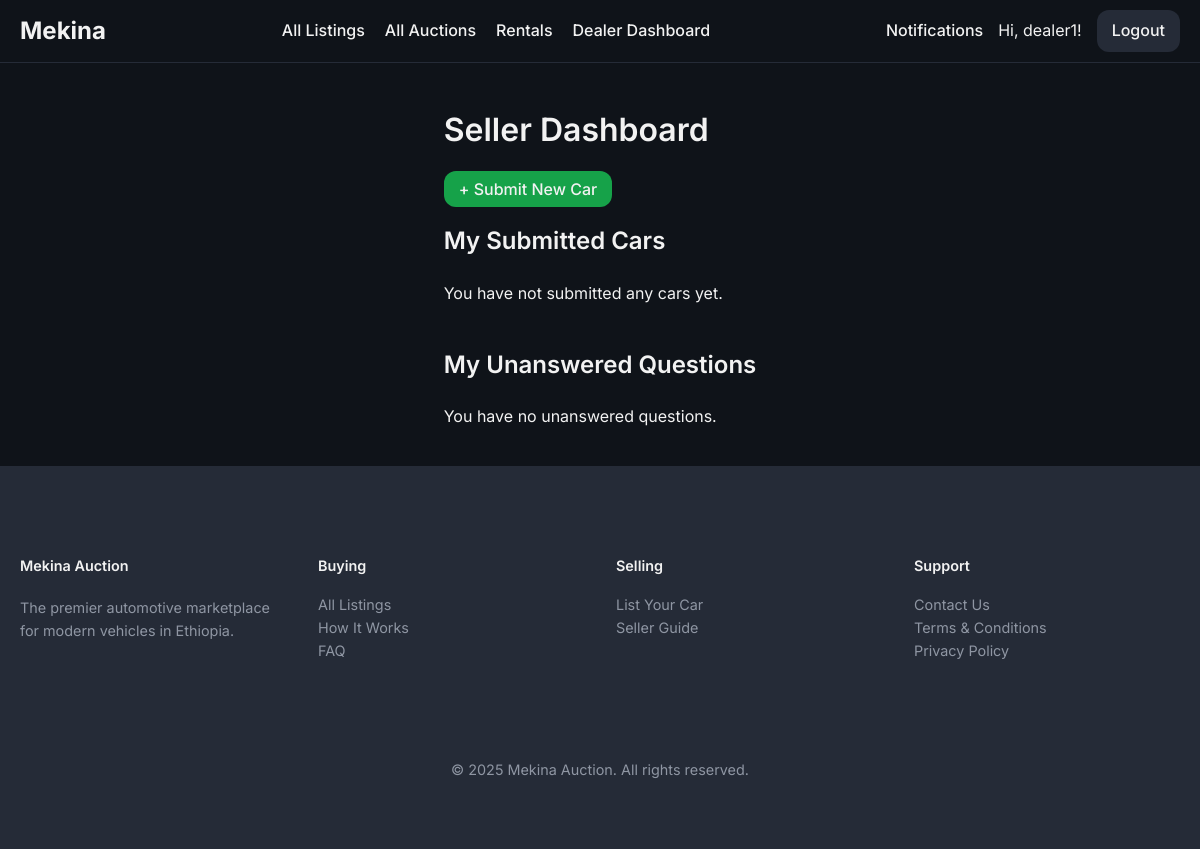
Page /seller/dashboard (signed in) on the earlier database version.
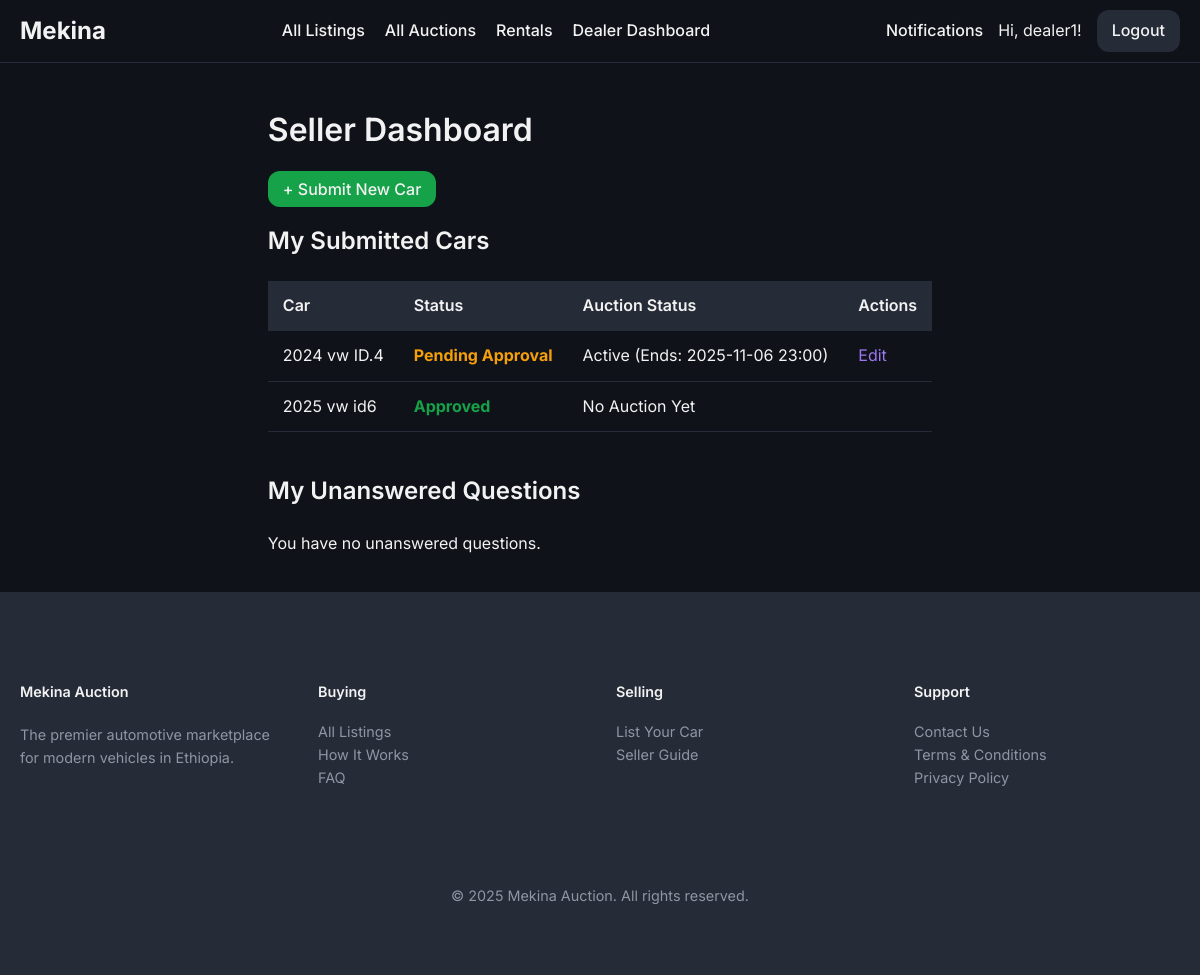
Same page on the later database version.
### models/user.py (models this page shows, shortened)
class User(UserMixin, db.Model):
    id = db.Column(db.Integer, primary_key=True)
    username = db.Column(db.String(64), index=True, unique=True, nullable=False)
    email = db.Column(db.String(120), index=True, unique=True, nullable=False)
    phone_number = db.Column(db.String(20), nullable=True)
    password_hash = db.Column(db.String(128))
    is_admin = db.Column(db.Boolean, default=False)
    is_dealer = db.Column(db.Boolean, default=False)
    is_rental_company = db.Column(db.Boolean, default=False)
    points = db.Column(db.Integer, nullable=False, default=5) # Points for dealers to bid
    cars = db.relationship('Car', backref='owner', lazy='dynamic')
    bids = db.relationship('Bid', backref='bidder', lazy='dynamic')
    dealer_bids = db.relationship('DealerBid', backref='dealer', lazy='dynamic')
    car_requests = db.relationship('CarRequest', backref='customer', lazy='dynamic')

### models/car.py (models this page shows, shortened)
class Car(db.Model):
    id = db.Column(db.Integer, primary_key=True)
    make = db.Column(db.String(64), nullable=False)
    model = db.Column(db.String(64), nullable=False)
    year = db.Column(db.Integer, nullable=False)
    description = db.Column(db.Text, nullable=True)
    owner_id = db.Column(db.Integer, db.ForeignKey('user.id'), nullable=False)
    service_history_url = db.Column(db.String(200), nullable=True)
    inspection_report_url = db.Column(db.String(200), nullable=True)
    is_approved = db.Column(db.Boolean, default=False, nullable=False)
    transmission = db.Column(db.String(50))
    drivetrain = db.Column(db.String(50))
    mileage = db.Column(db.Integer)
    fuel_type = db.Column(db.String(50))
    condition = db.Column(db.String(50)) # e.g., New, Used
    body_type = db.Column(db.String(50), nullable=True) # e.g., SUV, Sedan
    listing_type = db.Column(db.String(50), default='auction', nullable=False) # 'auction', 'sale', 'rental'
    fixed_price = db.Column(db.Float, nullable=True) # For 'sale' listing_type
    auction = db.relationship('Auction', backref='car', uselist=False) # One-to-one relationship with Auction
    rental_listing = db.relationship('RentalListing', backref='car', uselist=False)
    images = db.relationship('CarImage', backref='car', lazy=True, cascade="all, delete-orphan") # One-to-many relationship with CarImage
    equipment = db.relationship('Equipment', secondary=car_equipment_association, lazy='subquery', backref=db.backref('cars', lazy=True))

### models/auction.py (models this page shows, shortened)
class Auction(db.Model):
    id = db.Column(db.Integer, primary_key=True)
    start_time = db.Column(db.DateTime, nullable=False, default=datetime.utcnow)
    end_time = db.Column(db.DateTime, nullable=False)
    start_price = db.Column(db.Float, nullable=False)
    current_price = db.Column(db.Float, nullable=False)
    car_id = db.Column(db.Integer, db.ForeignKey('car.id'), nullable=False, unique=True)
    winner_id = db.Column(db.Integer, db.ForeignKey('user.id'), nullable=True)
    bids = db.relationship('Bid', backref='auction', lazy='dynamic', cascade="all, delete-orphan")
    questions = db.relationship('Question', back_populates='auction', lazy='dynamic', cascade="all, delete-orphan")

### routes/seller.py (the view)
@seller_bp.route('/dashboard')
@login_required
def dashboard():
    my_cars = Car.query.filter_by(owner_id=current_user.id).order_by(Car.id.desc()).all()
    my_car_ids = [car.id for car in my_cars]
    from models.auction import Auction
    my_auctions = Auction.query.filter(Auction.car_id.in_(my_car_ids)).all()
    my_auction_ids = [auction.id for auction in my_auctions]
    unanswered_questions = Question.query.filter(
        Question.auction_id.in_(my_auction_ids),
        Question.answer_text == None
    ).order_by(Question.timestamp.desc()).all()
    return render_template('seller_dashboard.html', my_cars=my_cars, unanswered_questions=unanswered_questions, now=datetime.utcnow())

### templates/seller_dashboard.html (shortened to what this page needs)
{% extends "base.html" %}
{% block content %}
    <h1>Seller Dashboard</h1>
    <div style="margin-bottom: 20px;">
        <a href="{{ url_for('seller.submit_car') }}" class="nav-button" style="background-color: hsl(var(--success)); text-decoration: none;">+ Submit New Car</a>
    </div>
    <h2>My Submitted Cars</h2>
    {% if my_cars %}
        <table>
            <thead>
                <tr>
                    <th>Car</th>
                    <th>Status</th>
                    <th>Auction Status</th>
                    <th>Actions</th>
                </tr>
            </thead>
            <tbody>
                {% for car in my_cars %}
                <tr>
                    <td>{{ car.year }} {{ car.make }} {{ car.model }}</td>
                    <td>
                        {% if car.is_approved %}
                            <span style="color: hsl(var(--success)); font-weight: bold;">Approved</span>
                        {% else %}
                            <span style="color: hsl(var(--warning)); font-weight: bold;">Pending Approval</span>
                        {% endif %}
                    </td>
                    <td>
                        {% if car.auction and car.auction.end_time > now %}
                            Active (Ends: {{ car.auction.end_time.strftime('%Y-%m-%d %H:%M') }})
                        {% elif car.auction and car.auction.end_time <= now %}
                            Expired
                        {% else %}
                            No Auction Yet
                        {% endif %}
                    </td>
                    <td>
                        {% if not car.is_approved %}<a href="{{ url_for('seller.edit_car', car_id=car.id) }}">Edit</a>{% endif %}
                    </td>
                </tr>
                {% endfor %}
            </tbody>
        </table>
    {% else %}
        <p>You have not submitted any cars yet.</p>
    {% endif %}
    <h2 style="margin-top: 40px;">My Unanswered Questions</h2>
    {% if unanswered_questions %}
        <table>
             <thead>
                <tr>
                    <th>Car</th>
                    <th>Question</th>
                    <th>Asked By</th>
                    <th>Action</th>
                </tr>
            </thead>
            <tbody>
                {% for q in unanswered_questions %}
                <tr>
                    <td>{{ q.auction.car.year }} {{ q.auction.car.make }} {{ q.auction.car.model }}</td>
                    <td>{{ q.question_text }}</td>
                    <td>{{ q.asker.username }}</td>
                    <td><a href="{{ url_for('seller.answer_question', question_id=q.id) }}">Answer</a></td>
                </tr>
                {% endfor %}
            </tbody>
        </table>
    {% else %}
        <p>You have no unanswered questions.</p>
    {% endif %}
{% endblock %}

### templates/base.html (shortened to what this page needs)
<!DOCTYPE html>
<html lang="en">
<head>
    <link rel="stylesheet" href="{{ url_for('static', filename='css/style.css') }}">
</head>
<body>
    <nav>
        <a href="{{ url_for('main.home') }}" class="nav-brand">Mekina</a>
        <ul>
            {% if current_user.is_authenticated and current_user.is_admin %}
                <li><a href="{{ url_for('admin.dashboard') }}" class="{{ 'active' if request.endpoint == 'admin.dashboard' }}">Dashboard</a></li>
                <li><a href="{{ url_for('admin.rental_management') }}" class="{{ 'active' if request.endpoint == 'admin.rental_management' }}">Manage Rentals</a></li>
                <li><a href="{{ url_for('admin.user_management') }}" class="{{ 'active' if request.endpoint == 'admin.user_management' }}">Users</a></li>
                <li><a href="{{ url_for('auctions.list_auctions') }}" class="{{ 'active' if request.endpoint == 'auctions.list_auctions' }}">Manage Listings</a></li>
            {% elif current_user.is_authenticated and current_user.is_rental_company %}
                <li><a href="{{ url_for('rentals.dashboard') }}" class="{{ 'active' if request.endpoint == 'rentals.dashboard' }}">Rental Dashboard</a></li>
            {% elif current_user.is_authenticated %}
                <li><a href="{{ url_for('main.all_listings') }}" class="{{ 'active' if request.endpoint == 'main.all_listings' }}">All Listings</a></li>
                <li><a href="{{ url_for('auctions.list_auctions') }}" class="{{ 'active' if request.endpoint == 'auctions.list_auctions' }}">All Auctions</a></li>
                <li><a href="{{ url_for('rentals.list_rentals') }}" class="{{ 'active' if request.endpoint == 'rentals.list_rentals' }}">Rentals</a></li>
                {% if current_user.is_dealer %}
                    <li><a href="{{ url_for('dealer.dashboard') }}" class="{{ 'active' if request.endpoint == 'dealer.dashboard' }}">Dealer Dashboard</a></li>
                {% endif %}
            {% endif %}
        </ul>
        <div class="nav-right">
            {% if current_user.is_authenticated %}
                <a href="{{ url_for('main.notifications') }}">
                    Notifications
                </a>
                <span>Hi, {{ current_user.username }}!</span>
                <a href="{{ url_for('auth.logout') }}" class="nav-button">Logout</a>
            {% else %}
                <a href="{{ url_for('auth.login') }}" class="nav-button">Login</a>
                <a href="{{ url_for('auth.register') }}" class="nav-button">Register</a>
            {% endif %}
        </div>
    </nav>
    <main class="container">
        {% block content %}{% endblock %}
    </main>
    <footer class="site-footer">
        <div class="container">
            <div class="footer-grid">
                <div class="footer-brand">
                    <h4>Mekina Auction</h4>
                    <p>
                        The premier automotive marketplace for modern vehicles in Ethiopia.
                    </p>
                </div>
                <div class="footer-links">
                    <h4>Buying</h4>
                    <ul>
                        <li><a href="{{ url_for('main.all_listings') }}">All Listings</a></li>
                        <li><a href="{{ url_for('main.how_it_works') }}">How It Works</a></li>
                        <li><a href="#">FAQ</a></li>
                    </ul>
                </div>
                <div class="footer-links">
                    <h4>Selling</h4>
                    <ul>
                        <li><a href="{{ url_for('seller.submit_car') }}">List Your Car</a></li>
                        <li><a href="#">Seller Guide</a></li>
                    </ul>
                </div>
                <div class="footer-links">
                    <h4>Support</h4>
                    <ul>
                        <li><a href="#">Contact Us</a></li>
                        <li><a href="#">Terms & Conditions</a></li>
                        <li><a href="#">Privacy Policy</a></li>
                    </ul>
                </div>
            </div>
            <div class="footer-bottom">
                <p>&copy; {{ now.year }} Mekina Auction. All rights reserved.</p>
            </div>
        </div>
    </footer>
</body>
</html>

### static/css/style.css (style rules this page uses)
:root { --background: 220 25% 8%; --foreground: 0 0% 95%; --card: 220 20% 12%; --card-foreground: 0 0% 95%; --popover: 220 20% 12%; --popover-foreground: 0 0% 95%; --primary: 38 92% 50%; --primary-foreground: 220 70% 12%; --secondary: 220 20% 18%; --secondary-foreground: 0 0% 95%; --muted: 220 20% 16%; --muted-foreground: 220 10% 60%; --accent: 260 80% 70%; --accent-foreground: 0 0% 100%; --destructive: 0 62.8% 30.6%; --destructive-foreground: 0 0% 100%; --border: 220 20% 18%; --input: 220 20% 18%; --ring: 260 80% 70%; --radius: 0.75rem; --success: 142 76% 36%; --warning: 38 92% 50%; --info: 220 20% 18%; --gradient-primary: linear-gradient(135deg, hsl(220 20% 12%), hsl(220 20% 18%)); --gradient-accent: linear-gradient(135deg, hsl(260 80% 70%), hsl(260 70% 60%)); --shadow-card: 0 4px 6px -1px hsl(0 0% 0% / 0.3), 0 2px 4px -1px hsl(0 0% 0% / 0.2); --shadow-elevated: 0 10px 15px -3px hsl(0 0% 0% / 0.3), 0 4px 6px -2px hsl(0 0% 0% / 0.2); }
body { font-family: 'Inter', sans-serif; background-color: hsl(var(--background)); color: hsl(var(--foreground)); margin: 0; line-height: 1.6; display: flex; flex-direction: column; min-height: 100vh; }
main { flex-grow: 1; }
.container, .main-content, .sidebar { max-width: 1200px; margin: 20px auto; padding: 0 20px; }
h1, h2, h3, h4, h5, h6 { font-weight: 600; }
a { color: hsl(var(--accent)); text-decoration: none; }
nav { background-color: hsl(var(--background)); border-bottom: 1px solid hsl(var(--border)); padding: 10px 20px; display: flex; justify-content: space-between; align-items: center; }
.nav-brand { font-size: 1.5rem; font-weight: 700; color: hsl(var(--foreground)); text-decoration: none; }
nav ul { list-style: none; margin: 0; padding: 0; display: flex; gap: 20px; }
nav a { color: hsl(var(--foreground)); font-weight: 500; }
.nav-right { display: flex; align-items: center; gap: 15px; }
.nav-button { background-color: hsl(var(--info)); color: hsl(var(--foreground)); padding: 8px 15px; border-radius: var(--radius); font-weight: 500; }
table { width: 100%; border-collapse: collapse; margin-top: 20px; }
th, td { padding: 12px 15px; text-align: left; border-bottom: 1px solid hsl(var(--border)); }
thead th { background-color: hsl(var(--secondary)); font-weight: 600; }
.site-footer { background-color: hsl(var(--secondary)); border-top: 1px solid hsl(var(--border)); padding: 3rem 0; font-size: 0.9rem; }
.footer-grid { display: grid; grid-template-columns: repeat(4, 1fr); gap: 2rem; }
.footer-brand p { color: hsl(var(--muted-foreground)); margin-top: 1rem; }
.footer-links h4 { margin-bottom: 1rem; font-weight: 600; }
.footer-links ul { list-style: none; padding: 0; margin: 0; space-y: 0.5rem; }
.footer-links a { color: hsl(var(--muted-foreground)); }
.footer-bottom { margin-top: 3rem; padding-top: 2rem; border-top: 1px solid hsl(var(--border)); text-align: center; color: hsl(var(--muted-foreground)); }

Differences in the rows shown:
added Car: year "2024", make "vw", model "ID.4", is_approved "Pending Approval", auction.end_time "2025-11-06 23:00"
added Car: year "2025", make "vw", model "id6", is_approved "Approved", shows "No Auction Yet"
Other differences:
text no longer shown: "You have not submitted any cars yet."
text now shown: "Car Status Auction Status Actions"
